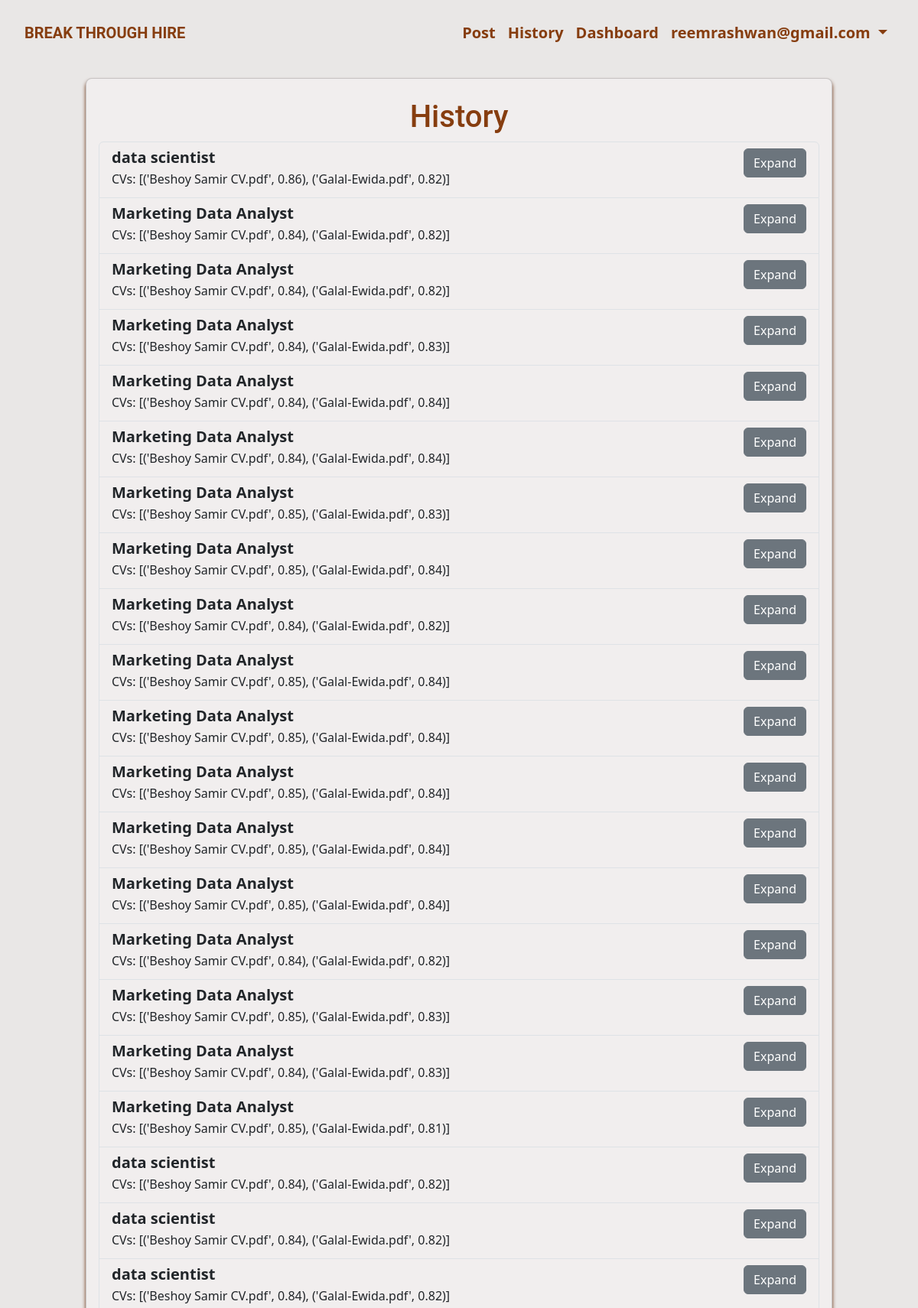
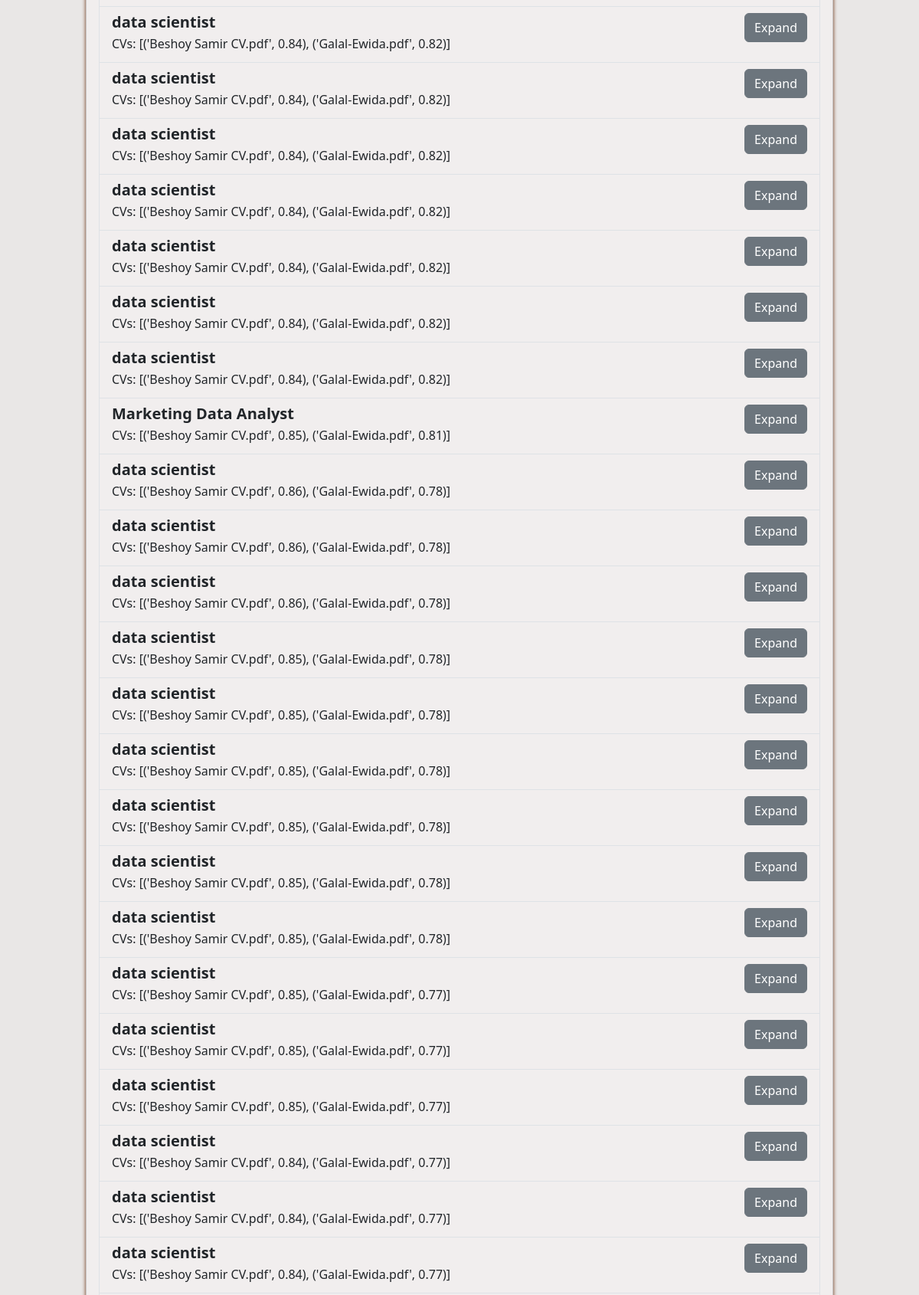
/history (signed in, upper part), run on the app's committed database (2 pictures, top to bottom).
### resume/models.py (models this page shows, shortened)
class recruiter(db.Model,UserMixin):
    email = db.Column(db.String(125),primary_key=True)
    fname = db.Column(db.String(25),nullable=False)
    lname = db.Column(db.String(25),nullable=False)
    username = db.Column(db.String(25),nullable=False)
    linkedin = db.Column(db.String(125),nullable=False)
    company   = db.Column(db.String(25),nullable=False)
    industry   = db.Column(db.String(25),nullable=False)
    password = db.Column(db.String(125),nullable=False)
    job_desc = db.relationship('job_description',backref='Recruiter',lazy=True)

class job_description(db.Model,UserMixin):
    job_title = db.Column(db.String(125),nullable=False)
    Job_description = db.Column(db.Text,nullable=False)
    recruiter_email = db.Column(db.String(125),db.ForeignKey('recruiter.email'),nullable=False)
    company   = db.Column(db.String(25),nullable=False)
    industry   = db.Column(db.String(25),nullable=False)
    username = db.Column(db.String(25),nullable=False)
    cvs = db.Column(db.Text,nullable=False)
    __table_args__ = (
        PrimaryKeyConstraint('job_title', 'Job_description', 'recruiter_email','cvs'),
    )

### resume/routs.py (the view)
@app.route("/history", methods=["POST", "GET"])
def history():
    current_recruiter = job_description.query.filter_by(
        recruiter_email=current_user.email
    ).all()
    job_titles = [job.job_title for job in current_recruiter]
    Job_description = [job.Job_description for job in current_recruiter]
    cvs = [job.cvs for job in current_recruiter]
    history_data = []
    for title, dec, cv in zip(job_titles, Job_description, cvs):
        history_data.append((title, dec, cv))
    return render_template("history.html", title="History", data=history_data)

### resume/models.py (called while the page is built)
@login_manager.user_loader
def load_user(email):
    return seekr.query.filter_by(email=email).first() or recruiter.query.filter_by(email=email).first()

### resume/templates/history.html (shortened to what this page needs)
{% extends "base.html" %}
{% block content %}
<div class="container pt-3 custom-container">
    <div class="card custom-card card-shadow">
        <div class="card-body">
            <h1 class="card-title text-center bold" style="color: #863d0f; font-family: Roboto, sans-serif;">History</h1>
            {% if data %}
            <div id="job-results">
                <ul class="list-group">
                    {% for cv in data %}
                    <li class="list-group-item job-item" style="text-align: left; background-color: #f1eeee;">
                        <div class="row job-result">
                            <div class="col-md-8">
                                <h5 class="mb-1"><strong>{{ cv[0] }}</strong></h5>
                                <p class="mb-1">CVs: {{ cv[2] }}</p>
                            </div>
                            <div class="col-md-4">
                                <div class="d-flex justify-content-end">
                                    <button class="btn btn-secondary mr-2" onclick="toggleJobDescription(this)">Expand</button>
                                </div>
                            </div>
                        </div>
                    </li>
                    {% endfor %}
                </ul>
            </div>
            {% endif %}
        </div>
    </div>
</div>
{% endblock %}

### resume/templates/base.html (shortened to what this page needs)
<!DOCTYPE html>
<html lang="en">
<head>
    <link href="https://cdn.jsdelivr.net/npm/bootstrap@5.3.0/dist/css/bootstrap.min.css" rel="stylesheet">
</head>
<body class="gradient-custom">
    <header class="navbar navbar-expand-lg navbar-custom">
        <div class="container-fluid">
            <a class="navbar-brand custom-font" href="/">BREAK THROUGH HIRE</a>
            <div class="collapse navbar-collapse" id="navbarNav">
                <ul class="navbar-nav ms-auto">
                    {% if current_user.is_authenticated %}
                        {% if current_user.__class__.__name__ == 'seekr' %}
                        <li class="nav-item"><a class="nav-link" href="{{ url_for('uploadcv') }}">Upload CV</a></li>
                        <li class="nav-item"><a class="nav-link" href="{{ url_for('jobfeed') }}">Job Feed</a></li>
                        <li class="nav-item"><a class="nav-link" href="{{ url_for('jobs') }}">CareerJet </a></li>
                        <li class="nav-item"><a class="nav-link" href="{{ url_for('render_dashboard') }}">Dashboard</a></li>
                        {% else %}
                        <li class="nav-item"><a class="nav-link" href="{{ url_for('jobdescription') }}">Post</a></li>
                        <li class="nav-item"><a class="nav-link" href="{{ url_for('history') }}">History</a></li>
                        <li class="nav-item"><a class="nav-link" href="{{ url_for('render_dashboard') }}">Dashboard</a></li>
                        {% endif %}
                        <li class="nav-item dropdown">
                            <a class="nav-link dropdown-toggle" href="#" id="navbarDropdown" role="button" data-bs-toggle="dropdown" aria-expanded="false">
                                {{current_user.username}}
                            </a>
                        </li>
                    {% else %}
                        <li class="nav-item"><a class="nav-link" href="{{ url_for('render_dashboard') }}">Dashboard</a></li>
                        <li class="nav-item"><a class="nav-link" href="{{ url_for('about') }}">About Project</a></li>
                        <li class="nav-item"><a class="nav-link" href="{{ url_for('login') }}">Log in</a></li>
                    {% endif %}
                </ul>
            </div>
        </div>
    </header>
    {% block content %}{% endblock %}
</body>
</html>

### resume/templates/base.html (style rules this page uses)
.custom-card { background-color: #f1eeee; padding-top: 10px; }
.card-shadow { box-shadow: 0 4px 5px #682c0b; border-radius: 0.5rem; }
.gradient-custom { background-color: rgb(233, 231, 230); }
.navbar-custom { background-color: transparent; padding: 20px; }
.navbar-nav .nav-link { color: #863d0f !important; font-weight: bold; font-size: 20px; }
.custom-font { font-family: 'Roboto', sans-serif; font-weight: 700; color: #863d0f; }

### resume/templates/history.html (style rules this page uses)
.custom-container { max-width: 1000px; margin: 0 auto; }

### data on the page
recruiter: username "reemrashwan@gmail.com"
job_description: job_title "data scientist", cvs "[('Beshoy Samir CV.pdf', 0.86), ('Galal-Ewida.pdf', 0.82)]"
job_description: job_title "Marketing Data Analyst", cvs "[('Beshoy Samir CV.pdf', 0.84), ('Galal-Ewida.pdf', 0.82)]"
job_description: job_title "Marketing Data Analyst", cvs "[('Beshoy Samir CV.pdf', 0.84), ('Galal-Ewida.pdf', 0.82)]"
job_description: job_title "Marketing Data Analyst", cvs "[('Beshoy Samir CV.pdf', 0.84), ('Galal-Ewida.pdf', 0.83)]"
job_description: job_title "Marketing Data Analyst", cvs "[('Beshoy Samir CV.pdf', 0.84), ('Galal-Ewida.pdf', 0.84)]"
job_description: job_title "Marketing Data Analyst", cvs "[('Beshoy Samir CV.pdf', 0.84), ('Galal-Ewida.pdf', 0.84)]"
job_description: job_title "Marketing Data Analyst", cvs "[('Beshoy Samir CV.pdf', 0.85), ('Galal-Ewida.pdf', 0.83)]"
job_description: job_title "Marketing Data Analyst", cvs "[('Beshoy Samir CV.pdf', 0.85), ('Galal-Ewida.pdf', 0.84)]"
job_description: job_title "Marketing Data Analyst", cvs "[('Beshoy Samir CV.pdf', 0.84), ('Galal-Ewida.pdf', 0.82)]"
job_description: job_title "Marketing Data Analyst", cvs "[('Beshoy Samir CV.pdf', 0.85), ('Galal-Ewida.pdf', 0.84)]"
job_description: job_title "Marketing Data Analyst", cvs "[('Beshoy Samir CV.pdf', 0.85), ('Galal-Ewida.pdf', 0.84)]"
job_description: job_title "Marketing Data Analyst", cvs "[('Beshoy Samir CV.pdf', 0.85), ('Galal-Ewida.pdf', 0.84)]"
job_description: job_title "Marketing Data Analyst", cvs "[('Beshoy Samir CV.pdf', 0.85), ('Galal-Ewida.pdf', 0.84)]"
job_description: job_title "Marketing Data Analyst", cvs "[('Beshoy Samir CV.pdf', 0.85), ('Galal-Ewida.pdf', 0.84)]"
job_description: job_title "Marketing Data Analyst", cvs "[('Beshoy Samir CV.pdf', 0.84), ('Galal-Ewida.pdf', 0.82)]"
job_description: job_title "Marketing Data Analyst", cvs "[('Beshoy Samir CV.pdf', 0.85), ('Galal-Ewida.pdf', 0.83)]"
job_description: job_title "Marketing Data Analyst", cvs "[('Beshoy Samir CV.pdf', 0.84), ('Galal-Ewida.pdf', 0.83)]"
job_description: job_title "Marketing Data Analyst", cvs "[('Beshoy Samir CV.pdf', 0.85), ('Galal-Ewida.pdf', 0.81)]"
job_description: job_title "data scientist", cvs "[('Beshoy Samir CV.pdf', 0.84), ('Galal-Ewida.pdf', 0.82)]"
job_description: job_title "data scientist", cvs "[('Beshoy Samir CV.pdf', 0.84), ('Galal-Ewida.pdf', 0.82)]"
job_description: job_title "data scientist", cvs "[('Beshoy Samir CV.pdf', 0.84), ('Galal-Ewida.pdf', 0.82)]"
job_description: job_title "data scientist", cvs "[('Beshoy Samir CV.pdf', 0.84), ('Galal-Ewida.pdf', 0.82)]"
job_description: job_title "data scientist", cvs "[('Beshoy Samir CV.pdf', 0.84), ('Galal-Ewida.pdf', 0.82)]"
job_description: job_title "data scientist", cvs "[('Beshoy Samir CV.pdf', 0.84), ('Galal-Ewida.pdf', 0.82)]"
job_description: job_title "data scientist", cvs "[('Beshoy Samir CV.pdf', 0.84), ('Galal-Ewida.pdf', 0.82)]"
job_description: job_title "data scientist", cvs "[('Beshoy Samir CV.pdf', 0.84), ('Galal-Ewida.pdf', 0.82)]"
job_description: job_title "data scientist", cvs "[('Beshoy Samir CV.pdf', 0.84), ('Galal-Ewida.pdf', 0.82)]"
job_description: job_title "data scientist", cvs "[('Beshoy Samir CV.pdf', 0.84), ('Galal-Ewida.pdf', 0.82)]"
job_description: job_title "Marketing Data Analyst", cvs "[('Beshoy Samir CV.pdf', 0.85), ('Galal-Ewida.pdf', 0.81)]"
job_description: job_title "data scientist", cvs "[('Beshoy Samir CV.pdf', 0.86), ('Galal-Ewida.pdf', 0.78)]"
job_description: job_title "data scientist", cvs "[('Beshoy Samir CV.pdf', 0.86), ('Galal-Ewida.pdf', 0.78)]"
job_description: job_title "data scientist", cvs "[('Beshoy Samir CV.pdf', 0.86), ('Galal-Ewida.pdf', 0.78)]"
job_description: job_title "data scientist", cvs "[('Beshoy Samir CV.pdf', 0.85), ('Galal-Ewida.pdf', 0.78)]"
job_description: job_title "data scientist", cvs "[('Beshoy Samir CV.pdf', 0.85), ('Galal-Ewida.pdf', 0.78)]"
job_description: job_title "data scientist", cvs "[('Beshoy Samir CV.pdf', 0.85), ('Galal-Ewida.pdf', 0.78)]"
job_description: job_title "data scientist", cvs "[('Beshoy Samir CV.pdf', 0.85), ('Galal-Ewida.pdf', 0.78)]"
job_description: job_title "data scientist", cvs "[('Beshoy Samir CV.pdf', 0.85), ('Galal-Ewida.pdf', 0.78)]"
job_description: job_title "data scientist", cvs "[('Beshoy Samir CV.pdf', 0.85), ('Galal-Ewida.pdf', 0.78)]"
job_description: job_title "data scientist", cvs "[('Beshoy Samir CV.pdf', 0.85), ('Galal-Ewida.pdf', 0.77)]"
job_description: job_title "data scientist", cvs "[('Beshoy Samir CV.pdf', 0.85), ('Galal-Ewida.pdf', 0.77)]"
job_description: job_title "data scientist", cvs "[('Beshoy Samir CV.pdf', 0.85), ('Galal-Ewida.pdf', 0.77)]"
job_description: job_title "data scientist", cvs "[('Beshoy Samir CV.pdf', 0.84), ('Galal-Ewida.pdf', 0.77)]"
job_description: job_title "data scientist", cvs "[('Beshoy Samir CV.pdf', 0.84), ('Galal-Ewida.pdf', 0.77)]"
job_description: job_title "data scientist", cvs "[('Beshoy Samir CV.pdf', 0.84), ('Galal-Ewida.pdf', 0.77)]"
